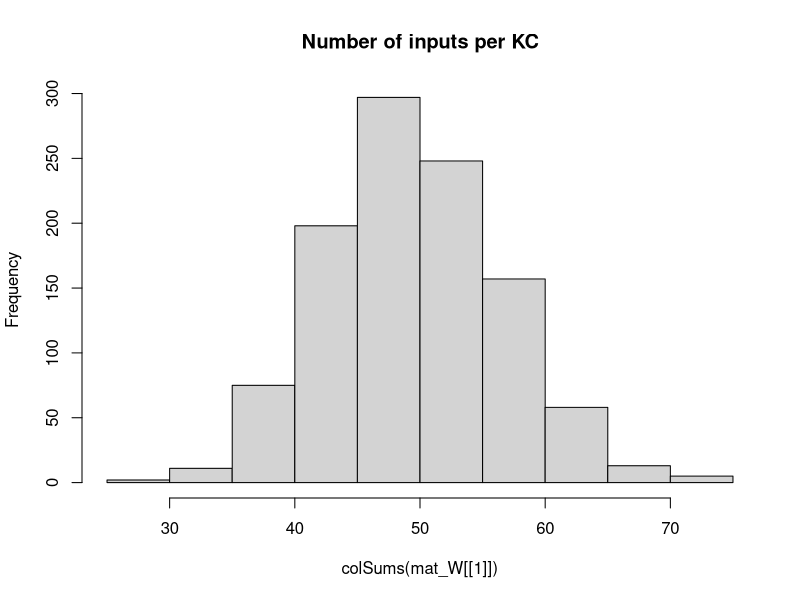

This chart was generated by the following R code: (Note: this script raises an error after producing the figure.)
## Development Code for Willsaw NN image recognition of zfish larva
## KL 2021
## I will implement a MB random kernel NN as in my Ant Navigation paper 
## This Files Trains the weights of  2 Layer Net : Random Expansion Feature Layer (Random Kernel Trick) -> Perceptron Output neuron 
## The connections in L1 Random Sparse Net are data independent, while L2 wights are trained via +ve larva head template samples to filter patterns that look like larva
## The input images are labeled as Fish and non fish according to the folder they are placed.
# Output is saved as pgm images which are then loaded by tracker software so as to implemend the simple classifier net implemended here 

library("pixmap")
library("yaml")

## TODO GIGURE OUT INIT That Works

## Initialiaze the random Weight vector of an L1 (KC) neuron  
init_random_W <- function(m, p){
  # Draw random Number N of Sampled Inputs From Binomial
  #n <- rbinom(1,length(m),p)
  ## Set N random synapses as inputs to KC
  #idx <- sample(1:length(m),n)
  m <- rnorm(NROW(m),0,sd=0.5) #runif(NROW(m))/(10*NROW(m)) ##Weak Synapses
  ## Likely Stronger Subset
  #m[idx] <- 1#/length(m) #runif(n)/(10*length(m)) #1/NROW(m)
  #print(length(m))
  return (m)
}


## Initialiaze the random Weight vector of an L1 (KC) neuron  
init_sparse_W <- function(m,p){
  # Draw random Number N of Sampled Inputs From Binomial
  n <- rbinom(1,length(m),p)
  ## Set N random synapses as inputs to KC
  idx <- sample(1:length(m),n)
  #m <- runif(NROW(m))/(1000000*NROW(m)) ##Weak Synapses
  ## Likely Stronger Subset
  m[idx] <- 1#/length(m) #runif(n)/(10*length(m)) #1/NROW(m)
  #print(length(m))
  return (m)
}


## Sigmoid//logistic Transfer Function
N_transfer <- function(activation)
{
  return (1/(1+exp(-activation)))
}


## Derivative Sigmoid/logistic Transfer Function
N_transfer_D <- function(activation)
{
  return (N_transfer(activation)*(1-N_transfer(activation)) )
}

## Neural Actvation for a layer with Weitgh Matrix W and Input matrix of col vectors -
#  vector of Biases B - This is to a matrix to operate overall all input activations over Inputs in order 
N_activation <- function(X,W,B)
{
  ## If more Than Half input units (based on Avg inputs) is active - then activate KC
  
  #  if ( sum(X) > KC_THRES )
  #    return (1)
  # else
  mat_B <- matrix(B,ncol=ncol(X),nrow=length(B) )
  ## Bias is just another W attached to a fixed Input 1
  return (W%*%X + mat_B)
}

## Copies A Smaller Matrix To the Middle of a larger one - (Pasting Image on larger canvas)
matrix_paste <- function(src,target)
{
  x_offset <- round((ncol(target)- ncol(src))/2 )
  y_offset <- round((nrow(target)- nrow(src))/2 )
  target[ (1+y_offset):(y_offset+nrow(src)),(1+x_offset):(x_offset+ncol(src))] <-src
  return(target)
}


sparse_binarize <- function(X,INPUT_SPARSENESS)
{
  ## Binarize Input Image / Set Sparsensess ##
  pxsparse = 1.0
  thres_bin = mean(X)
  max_iter = 100
  
  while (pxsparse > INPUT_SPARSENESS & max_iter > 0)
  {
    X_bin <-  as.numeric(X > thres_bin)
    pxsparse <- sum(as.numeric(X_bin[X_bin > 0]))/length(X_bin)
    thres_bin = thres_bin + 0.01;
    max_iter = max_iter + 1
  }
  
  
  ##message("Input Sparseness:",pxsparse)
  
  return(X_bin)
}




makeInputMatrix <- function(img_list,inmat_W)
{
  
  ## TRAIN /TEST ##
  img_list <- img_list[,1]
 
  
  
  ## Matrix Of  image Input Vectors  
  mat_X = matrix(0,nrow=ncol(inmat_W[[1]]),ncol=length(img_list) )
  fileidx <- 0
  for (in_img in img_list)
  {
    fileidx= fileidx + 1
    
    imgT <- read.pnm(as.character(in_img) )
    mat_img <- getChannels(imgT)*255  ##x255 Convert back to uint 8-bit
    X <- as.vector(mat_img)
    ### Add Fixed input 1 - To operate As Adjustable Bias for each input   
    ##X[length(X)] <- 1 # c(as.vector(mat_img),1)
    
    ##message(in_img," Input Dim:", dim(mat_img)[1],"x",dim(mat_img)[2],"=",dim(mat_img)[2]*dim(mat_img)[1])
    
    if (length(X) > n_top_px)
    {
      warning("input sample too big - skipping")
      next
    }
    
    ## If Loaded image is Smaller than INput - Then Resize (paste into) larger Matrix to fit
    if (length(X) < n_top_px)
    {
      ##message("input sample Smaller than Canvas - pasting")
      mat_t <- matrix(0,nrow=img_dim[1],ncol=img_dim[2])
      mat_img <- matrix_paste(mat_img,mat_t)
      ##message("Converted  Dim:", dim(mat_img)[1],"x",dim(mat_img)[2],"=",dim(mat_img)[2]*dim(mat_img)[1])
    }
    
    ##mypic = new("pixmapGrey", size=dim(mat_img),grey = mat_img);plot(mypic)
    ## Convert to Col Vector
    ##X <- sparse_binarize(as.vector(mat_img),INPUT_SPARSENESS)
    X <- as.vector(mat_img)
    
    dim(X) <- c(length(X),1) ## Make into Col Vector
    
    if (length(X) > n_top_px)
    {
      warning(in_img,"Image Too large. Skipping")
      next
    }
    
    stopifnot(length(mat_X[,fileidx]) ==length(X) ) 
    mat_X[,fileidx] <- X # Save In Vector to MAtrix
    
  }## Load All Input Vectors Into Matrix X
  
  return(mat_X)
} ##Make INput List



### EXPORT MAtrix to YAML for !!opencv-matrix##
matrixToYamlForOpenCV <- function(mat)
{
  ##!!opencv-matrix
  strHeader <- "!!opencv-matrix\n rows: %d\n cols: %d\n dt: f\n data:["
  ## Matrix Will Be saved Transposed Because Data serial Reading Order is by row in OpenCV while Here Serialization is By Column
  strHeader <- sprintf(strHeader,nrow(mat),ncol(mat))
  strData = ""
  lineWidth = 100#min(100,length(mat))
  
  ## COMMENTED OUT AS SUDDENLY as.yaml started adding new Lines in data automatically - The following routine does this manually
  # ##Long Strings Need to be broken by New Lines otherwise OPENCV FIle Storage FAils
  # if (length(mat) > lineWidth){
  #   fcon<- tempfile("matrixYaml")
  #   
  #   ## Need to export To TEMP file as string Concat Is too SLOW
  #   for (i in seq(1,length(mat),lineWidth) ){
  #     write(mat[i:min(i+lineWidth-1,length(mat)-1)], file = fcon,ncolumns = 100, append = TRUE, sep = ", ")
  #     ##cat(",",file = fcon, append = TRUE,fill=FALSE)
  #     #strData = paste0(strData, toString(mat[i:min(i+lineWidth,length(mat))],"\n",width=0))
  #   }
  #   ## Join  All Lines Back INto One String - With Newlines and Commas and Intendation
  #   #strData = noquote()
  #   strData = noquote(paste0(
  #                     readLines(con = fcon, n = -1L, ok = TRUE, warn = TRUE, skipNul = FALSE, encoding = "UTF-8"),
  #                            collapse=",\n         ")) ##
  #   #class(strData) <- "verbatim"
  # }else
    
  ## Need to TransposeBecause Data serial Reading Order is by row in OpenCV while Here Serialization is By Column
  strData = toString(t(mat))
  
  
  strRet=  noquote(paste0(strHeader,strData,"]")) 
  
  
  ##Character vectors that have a class of ‘verbatim’ will not be quoted in the output YAML 
  class(strRet) <- "verbatim"
  ##class(strRet) <- "verbatim"
  #write(strRet,file = fcon)  
  return(noquote(strRet) )
}




## Process 2 Layer Network - Return Last Node Output produced for each input image
## Note : Input Layer Is Simplified - No activation function needed or Bias - Input image intentities are taken as activations
## Target_output is vector of desired output for each output Neuron these I chose to be L2_1=1 (Fish) L2_2=1 (Non Fish)
net_proc_images_batch <- function(mat_X,inmat_W,inLayer_Bias,mat_Y,learningRate = 0.0)  
{
  
  L_X     <- list() ## Output Of Layer k
  L_A     <- list() ## Activation of  Layer k
  L_delta <- list()  ## Delta is the "cost attributable to (the value of) that node". 
  L2_out <- list()
  
  outError = 0 #'Mean Sq Error Of File Batch'

    ##Input Layer Is Simplified - No activation function needed or Bias - Input image intentities are taken as activations
    ## Due to R hell with numbers ecoming Factors I need to do this tricl
    
    ##Target_output <- mat_Y[fileidx,] 
     
    ## Forward Propagation ##
    ##mat_X[1,] = 1 ## Add COnst Input so W_i operates as a Bias IxW 
   ##  matrix of output Col vectors correspond to output
    for (l in 1:(N_Layers+1) )
    {
      if (l == 1) ## 1st Layer is INput 
      {
        ##Activation 
        L_A[[1]] <- mat_X
        L_X[[1]] <- mat_X##N_transfer(X-0.5)
        
      }else
      {
        #L_X[[l-1]][1,] = 1 ##No Need - Removed for TEST/ Add COnst Input so W_i operates as a Bias IxW
        L_A[[l]] <- N_activation(L_X[[l-1]], inmat_W[[l-1]], inLayer_Bias[[l-1]] )
        L_X[[l]] <- N_transfer( L_A[[l]])
      }
    }
    MSQError =  sum(((mat_Y) - L_X[[N_Layers+1]] )^2)/ ncol(mat_X)

    ## Note Indexes L_X and mat/biases are off by one because LX_1 is considerened an input layer, while neural layer is l=2
    ## Back Propagation ##
    for (l in (N_Layers):1 )
    {
      ##On Output Layer
      if (l == (N_Layers))
      {
        ## Element Wise Product (hadamart Product)
        L_delta[[l]] <- ( N_transfer_D( L_X[[l+1]] )   * (L_X[[l+1]] - mat_Y)) ##*N_transfer_D(L_X[[l]])
      }else{
        #L_delta[[l]] <- L_delta[[l+1]] %*% t(mat_W[[l]])*N_transfer_D(L_X[[l]])
        L_delta[[l]] <-   t(t(L_delta[[l+1]]) %*%(inmat_W[[l+1]])*t(N_transfer_D( L_X[[l+1]] )))    ## %*% t(N_transfer_D(L_X[[l-1]]) )
      }
      
      dE <- (L_delta[[l]])%*%t(L_A[[l]])  
      dW <- learningRate*dE 
      ##Add average change over batch samples
      inmat_W[[l]] <- inmat_W[[l]] -  dW ##length(img_list)

      ## Error Non-Conform
      inLayer_Bias[[l]] <- inLayer_Bias[[l]] - rowSums( learningRate*(L_delta[[l]]) )  
      ##if (l==1)
      ##  hist(dW)
    }
    
    #hist(Layer_Bias[[1]])
    #if (fileidx %% 10 == 0)  
    #  hist(inmat_W[[1]], main="After")
    
    
    ## Forward Propagation ## 
    # L1 <- N_transfer(N_activation(mat_X, inmat_W[[1]],inmat_B[[1]]  ) ) ## v_Layer_Bias[i] matrix(rep(,nrow(mat_X)),nrow=nrow(mat_X) )  
    # ## L2 matrix of output Col vectors correspond 
    # L2 <-  N_transfer(N_activation(L1,inmat_W[[2]] ,  inmat_B[[2]] )  )  
    # 
    # MSQError =  sum(((mat_Y) - L2 )^2)/ ncol(mat_X)
    # 
    ## Forward Propagation ##
    ##  matrix of output Col vectors correspond to output
    for (l in 1:(N_Layers+1) )
    {
      if (l == 1) ## 1st Layer is INput 
      {
        ##Activation 
        L_A[[1]] <- mat_X
        L_X[[1]] <- mat_X##N_transfer(X-0.5)
        
      }else
      {
        L_A[[l]] <- N_activation(L_X[[l-1]], inmat_W[[l-1]], inLayer_Bias[[l-1]] )
        L_X[[l]] <- N_transfer( L_A[[l]])
      }
    }
    MSQError =  sum(((mat_Y) - L_X[[N_Layers+1]] )^2)/ ncol(mat_X)
    
    
    
    
    ##message("Recognition Output for Img ",in_img," is F:",L_X[[3]][1]," non-F:",L_X[[3]][2]," Active KC:",L2_out[[fileidx]]$KC_active/N_KC )
    #dim(X) = img_dim##dim(mat_img)
    
    
    #image(X_bin)
    #title(main = paste(in_img,strRes," R:",L2_Neurons_out[1]-L2_Neurons_out[2]), font.main = 4)
  
  
  lout <- list(X=mat_X,
               W=inmat_W,
               B=inLayer_Bias,
               output= L_X[[N_Layers+1]],
               outputActivation= L_A[[N_Layers+1]],
               Target=mat_Y,
               #out=data.frame( do.call(rbind,L2_out ) ),
               MSQError=MSQError )
  
  #MSQError =  sum(((mat_Y) - L2)^2)/nrow(mat_X)
  
  return(lout  )
}



img_dim <- c(38,28)
N_Layers <- 2

n_top_px <- img_dim[2]*img_dim[1]
N_KC = n_top_px*5 ## Number of Kenyon Cells (Input layer High Dim Coding)
N_SYN_per_KC <- 10# n_top_px/500 ## Number of pic Features each KC neuron Codes for
#KC_THRES <- N_SYN_per_KC*0.25 ## Number of INput that need to be active for KC to fire/Activate
v_Layer_N <- c(n_top_px, N_KC, 2)
v_Layer_N3 <- c(n_top_px, N_KC,100, 2)

#v_Layer_CON <- c(N_SYN_per_KC/n_top_px,)
Layer_Bias <- list() ## Number of INput that need to be active for Neuron to fire/Activate
INPUT_SPARSENESS = 0.25

mat_W <<- list() # List Of Weight Matrices

## Make Sparse Random Synaptic Weight matrix Selecting Inputs for each KC
for (k in 1:N_Layers)
{
  mat_W[[k]] <- matrix(0,ncol=v_Layer_N[k],nrow=v_Layer_N[k+1])
  ## Init Random
  if (k==1)
    mat_W[[k]] <- t(apply(mat_W[[k]],1,init_sparse_W,N_SYN_per_KC/n_top_px)) ##
  else
    mat_W[[k]] <- t(apply(mat_W[[k]],1,init_random_W,0)) ##
  
  Layer_Bias[[k]] <- matrix(1,ncol=1,nrow=v_Layer_N[k+1] )  #rep(1,) ## Initialiaze Neural Biases
}

#hist(mat_W[[3]])
hist(colSums(mat_W[[1]]),main="Number of inputs per KC")

##Layer 2 (Output Perceptron)
#L2_Neurons <<- 2

### RUN BATCH TRAINING ###
## Apply Input Image ##
## list training files 
setwd("/home/kostasl/workspace/zebrafishtrack/Rplots")
sPathTrainingSamples="../img/trainset/fish"
sPathTrainingNonSamples="../img/trainset/nonfish/"
sPathTestingSamplesFish="../img/fish/"
sPathTestingSamplesNonFish="../img/nonfish/"


img_list_train_fish =  cbind(files=list.files(path=sPathTrainingSamples,pattern="*pgm",full.names = T),F=1,NF=0) 
img_list_test_fish = cbind(files=list.files(path=sPathTestingSamplesFish,pattern="*pgm",full.names = T),F=1,NF=0)
img_list_train_nonfish =   cbind(files=list.files(path=sPathTrainingNonSamples,pattern="*pgm",full.names = T),F=0,NF=1)
img_list_test_nonfish =  cbind(files=list.files(path=sPathTestingSamplesNonFish,pattern="*pgm",full.names = T),F=0,NF=1)

## A Small Sample set for Testing the Algorithm Discrimiation between X and 1 
img_list_train_ones <-  cbind(files=list.files(path="../img/trainset/ones/",pattern="*pgm",full.names = T),F=1,NF=0)
img_list_train_X <-  cbind(files=list.files(path="../img/trainset/X/",pattern="*pgm",full.names = T),F=0,NF=1)

img_list_debug_f <-  cbind(files=list.files(path="../img/debug/fish/",pattern="*pgm",full.names = T),F=1,NF=0)
img_list_debug_nf <-  cbind(files=list.files(path="../img/debug/nonfish/",pattern="*pgm",full.names = T),F=0,NF=1)


img_list_all <- rbind.data.frame(img_list_train_fish,img_list_test_fish,img_list_train_nonfish,img_list_test_nonfish,stringsAsFactors = FALSE) #
#img_list_train <- rbind.data.frame(img_list_train_fish,img_list_test_fish,img_list_train_nonfish,img_list_train_nonfish,stringsAsFactors = FALSE)
#img_list_test=  list.files(path=sPathTestingSamples,pattern="*pgm",full.names = T) Samples ##


img_list_train <- rbind.data.frame(img_list_train_fish,img_list_test_fish,
                                   img_list_test_nonfish,img_list_train_nonfish,
                                   stringsAsFactors = FALSE)
#img_list_train <- rbind.data.frame(img_list_train_ones,img_list_train_X)
#img_list_all <- rbind.data.frame(img_list_train_fish,stringsAsFactors = FALSE)

##img_list_train <-  rbind.data.frame(img_list_debug_f,img_list_debug_nf)

batchSize = 15 # Number of Training IMages for Each Leanring Episode (which will define error graident )
Nbatches = 1000
trainingN = 5 ##Training Cycles For Each Batch



lFitError <- list()
dfitRecord <- data.frame()

vTrainingError <- vector()
## Subset INput LIst Into Batches
rIdx = 1

for (b in 1:Nbatches)
{
  ##Make Matrix -For All net inputs
  img_list_suffled <- img_list_train[sample(1:nrow(img_list_train)),]
  ##Select Subset Batch
  img_list_suffled <- head(img_list_suffled,batchSize)
  
  mat_X <- makeInputMatrix(img_list_suffled,mat_W)
  
  label_list <-cbind.data.frame(F=(img_list_suffled[,2]),NF=(img_list_suffled[,3]) )##Target output/labels
  mat_Y <- t(apply(as.matrix(label_list),2,strtoi))  

  
  for (i in 1:trainingN)
  {  
    
    dLearningRate    <- 0.0001
    
    # TRAIN On Fish 
    dnetout <- net_proc_images_batch(mat_X, mat_W, Layer_Bias, mat_Y, dLearningRate )
    mat_W   <<- dnetout$W
    mat_B   <<- dnetout$B

    #message(fileidx,". MSQERR:",MSQError,"  ", L2_out[[fileidx]]$L2_F, "-", L2_out[[fileidx]]$L2_NF, " ERR: ", L2_out[[fileidx]]$Err ," ",in_img)
    message(rIdx,". MSQERR:",dnetout$MSQError,"  ")
    
        
    vTrainingError[rIdx] = dnetout$MSQError  #plot(unlist(dnetout$out$MSERR),main=paste(i,"Mean SQ Err"))
    rIdx = rIdx +1
    
    plot(vTrainingError) #ylim=c(0,1)xlim=c(0,trainingN*Nbatches)
    
  }## Repeated Training On Batch 

} ## Different Batch Suffles  




plot(c) #ylim=c(0,1)





### Calcl Final Performance 

##Select Subset Batch
img_list_suffled <- img_list_all[sample(1:nrow(img_list_all),50 ),]#rbind.data.frame(img_list_debug_f,img_list_debug_nf) img_list_train_nonfish#img_list_all[sample(1:nrow(img_list_all),50 ),] #img_list_test_nonfish #img_list_test_nonfish # 
mat_X <- makeInputMatrix(img_list_suffled,mat_W)
label_list <-cbind.data.frame(F=(img_list_suffled[,2]),NF=(img_list_suffled[,3]) )##Target output/labels
mat_Y <- t(apply(as.matrix(label_list),2,strtoi))
# 
# ## TODO : Move this in Funct - Use One MAtrix For Net -Matrix Of Biases
# mat_B <- list()
# for (k in 1:N_Layers)
#   mat_B[[k]] <- matrix(Layer_Bias[[k]],ncol=ncol(mat_X),nrow=length(Layer_Bias[[k]]) )


dLearningRate    <- 0.0
# TRAIN On Fish 
dnetoutV <- net_proc_images_batch(mat_X, mat_W, Layer_Bias, mat_Y, dLearningRate )
            
message("Final MSQERR:",dnetoutV$MSQError)

  
hist(dnetout$Target - N_transfer( dnetout$output) )

hist(dnetout$W[[1]],main="After")




## FOR EXPORT TO YAML

fishNet <- list(LW1=dnetout$W[[1]],
                LW2=dnetout$W[[2]],
                LB1=dnetout$B[[1]],
                LB2=dnetout$B[[2]] 
)

#attr(fishNet$LW1, "tag") <- "!!opencv-matrix" ##Adding tags Also Change The Header to Verbatim, which does not work in OPENCV
attr(fishNet$LW2, "tag") <- "!!opencv-matrix"
attr(fishNet$LB1, "tag") <- "!!opencv-matrix"
attr(fishNet$LB2, "tag") <- "!!opencv-matrix"



#fishNet <- list(LW1=Layer_Bias[[2]]
#)
## EXPORT TO YAML FOR OPENCV - Custom/hacked exporter routine specific to OPENCV
  filename <- "fishNet.yml"
  con <- file(filename, "w")
  message("Exporting to YAML-Wait for it , this may take a while...")
  write("%YAML:1.0",con) ##Header Is necessary For OPENCV 
  ## Indentation Needs to be 3
  str_yaml<- noquote(as.yaml(fishNet, handlers=list(matrix=matrixToYamlForOpenCV), line.sep="\n",indent=3,unicode=F))
  #  CLEAN UP String FRom Escape Chars
  ## the Var Type tag !!opencv-matrix needs to be on same line as vairable Name - For OpenCV file store - FIX
  str_yaml <- gsub("\n  !!opencv-matrix","!!opencv-matrix",str_yaml,fixed = T)
  str_yaml <- gsub("\\n","\n",str_yaml,fixed = T)## Remove Escaped NewLines
  str_yaml <- gsub("\"","",str_yaml,fixed = T)#Remove Quates

  write(noquote(str_yaml),con,append=TRUE) ##Header Is necessary For OPENCV 
  close(con)




############## 


## Process 2 Layer Network - Return Last Node Output produced for each input image
## Note : Input Layer Is Simplified - No activation function needed or Bias - Input image intentities are taken as activations
## Target_output is vector of desired output for each output Neuron these I chose to be L2_1=1 (Fish) L2_2=1 (Non Fish)
net_proc_images <- function(input_list,inmat_W,inLayer_Bias,learningRate = 0.0)  
{
  
  L_X     <- list() ## Output Of Layer k
  L_A     <- list() ## Activation of  Layer k
  L_delta <- list()  ## Delta is the "cost attributable to (the value of) that node". 
  L2_out <- list()
  
  Target_output = c(1,0)  
  fileidx <- 0
  outError = 0 #'Mean Sq Error Of File Batch'
  ## TRAIN /TEST ##
  img_list <- input_list[,1]
  label_list <-cbind.data.frame(F=(input_list[,2]),NF=(input_list[,3]) )##Target output/labels
  
  ## Matrix Of  image Input Vectors  
  mat_X = matrix(0,nrow=ncol(inmat_W[[1]]),ncol=length(img_list) )
  
  for (in_img in img_list)
  {
    fileidx= fileidx + 1
    
    imgT <- read.pnm(as.character(in_img) )
    mat_img <- getChannels(imgT)
    X <- as.vector(mat_img)
    ### Add Fixed input 1 - To operate As Adjustable Bias for each input   
    ##X[length(X)] <- 1 # c(as.vector(mat_img),1)
    
    ##message(in_img," Input Dim:", dim(mat_img)[1],"x",dim(mat_img)[2],"=",dim(mat_img)[2]*dim(mat_img)[1])
    
    if (length(X) > n_top_px)
    {
      warning("input sample too big - skipping")
      next
    }
    
    ## If Loaded image is Smaller than INput - Then Resize (paste into) larger Matrix to fit
    if (length(X) < n_top_px)
    {
      ##message("input sample Smaller than Canvas - pasting")
      mat_t <- matrix(0,nrow=img_dim[1],ncol=img_dim[2])
      mat_img <- matrix_paste(mat_img,mat_t)
      ##message("Converted  Dim:", dim(mat_img)[1],"x",dim(mat_img)[2],"=",dim(mat_img)[2]*dim(mat_img)[1])
    }
    
    ##mypic = new("pixmapGrey", size=dim(mat_img),grey = mat_img);plot(mypic)
    ## Convert to Col Vector
    X <- sparse_binarize(as.vector(mat_img),INPUT_SPARSENESS)
    
    
    dim(X) <- c(length(X),1) ## Make into Col Vector
    
    if (length(X) > n_top_px)
    {
      warning(in_img,"Image Too large. Skipping")
      next
    }
    
    stopifnot(length(mat_X[,fileidx]) ==length(X) ) 
    mat_X[,fileidx] <- X # Save In Vector to MAtrix
    
    
    ##Input Layer Is Simplified - No activation function needed or Bias - Input image intentities are taken as activations
    ##Activation 
    L_A[[1]] <- X
    L_X[[1]] <- X##N_transfer(X-0.5)
    ## Due to R hell with numbers ecoming Factors I need to do this tricl
    mat_Y <- apply(as.matrix(label_list),2,strtoi)
    
    Target_output <-mat_Y[fileidx,] 
    ### 
    
    ## Forward Propagation ## 
    for (i in 2:(N_Layers+1) )
    {
      L_A[[i]] <- N_activation(L_X[[i-1]], inmat_W[[i-1]], inLayer_Bias[[i-1]]) ## v_Layer_Bias[i]  
      L_X[[i]] <- N_transfer(L_A[[i]])
    }
    
    outError = outError + sum( ( Target_output - L_X[[i]] ) )
    
    #hist(mat_W[[l-1]],main="before")
    ## Note Indexes L_X and mat/biases are off by one because LX_1 is considerened an input layer, while neural layer is l=2
    ## Back Propagation ##
    for (l in (N_Layers):1 )
    {
      ##On Output Layer
      if (l == (N_Layers))
      {
        ## Element Wise Product (hadamart Product)
        L_delta[[l]] <- ((N_transfer_D(L_X[[l+1]])) * (L_X[[l+1]] - Target_output)) ##*N_transfer_D(L_X[[l]])
      }else{
        #L_delta[[l]] <- L_delta[[l+1]] %*% t(mat_W[[l]])*N_transfer_D(L_X[[l]])
        L_delta[[l]] <-   t(t(L_delta[[l+1]]) %*%(inmat_W[[l+1]])*t(N_transfer_D( L_X[[l+1]] )))    ## %*% t(N_transfer_D(L_X[[l-1]]) )
        
      }
      
      dE <- (L_delta[[l]])%*%t(L_A[[l]])  
      dW <- learningRate*dE 
      ##Add average change over batch samples
      inmat_W[[l]] <- inmat_W[[l]] -  dW ##length(img_list)
      inLayer_Bias[[l]] <- inLayer_Bias[[l]] - learningRate*(L_delta[[l]])  
    }
    
    #hist(Layer_Bias[[1]])
    if (fileidx %% 10 == 0)
      hist(inmat_W[[1]], main="After")
    
    #hist( KC_out_act[1,])
    ## Calc Layer 1 output based on Activation Threshold Funciton for Units
    #KC_output <- apply(KC_out_act, 2, N_transfer)
    #dim(KC_output) <-c(1,length(KC_output)) ## Make into Row Vector
    
    ## Learn Positive Samples - Simple Perceptron Learning Rule - Over an augmented input X which is projected To High dim via sparse random matrix in L1##
    ## Take Active L1 outputs And Set L2 Input synapses of Output Neuron to High
    # Continuous output /
    #L2_Neurons_out <<- (as.numeric(( KC_output %*%  W_L2)/N_KC))
    # Weight Gradient -
    #DW <- t(KC_output)%*% (Target_output - L2_Neurons_out)/2
    #W_L2 <<-  W_L2 + learningRate*DW ## Update Weight Vector 
    
    
    ##W_L2[W_L2 < 1] <<- 1 ##Cap To Limit Values - Saturation Of Synapses
    ##W_L2[,outNeuronIdx][W_L2< -1] <<- -1
    
    #stopifnot(ncol(KC_output) == nrow(W_L2))
    ## Calc Output Neuron - Perceptron 
    ## FWD PROP CAlc MSQE - Fwd Propagate Entire Input Matrix 
    
    
    ## Forward Propagation ## 
    L1 <- N_transfer(N_activation(mat_X, inmat_W[[1]], matrix(inLayer_Bias[[1]],ncol=ncol(mat_X),nrow=length(inLayer_Bias[[1]])) ) ) ## v_Layer_Bias[i] matrix(rep(,nrow(mat_X)),nrow=nrow(mat_X) )  
    ## L2 matrix of output Col vectors correspond 
    L2 <-  N_transfer(N_activation(L1,inmat_W[[2]] , matrix(inLayer_Bias[[2]],ncol=ncol(mat_X),nrow=length(inLayer_Bias[[2]])) )  )  
    
    MSQError =  sum((t(mat_Y) - L2 )^2)/ ncol(mat_X)
    
    
    L2_out[[fileidx]] <- list(Err=0.5*sum((Target_output - L2[,fileidx])^2),
                              MSERR=MSQError,
                              L2_F=L2[1,fileidx],
                              L2_NF=L2[2,fileidx],
                              KC_active = sum(L1[fileidx,][L1[fileidx,]>0.5]),
                              KC_total = length(L1[fileidx,]),
                              # input_sparse= pxsparse,
                              file=in_img
    )
    
    
    
    message(fileidx,". MSQERR:",MSQError,"  ", L2_out[[fileidx]]$L2_F, "-", L2_out[[fileidx]]$L2_NF, " ERR: ", L2_out[[fileidx]]$Err ," ",in_img)
    
    ##message("Recognition Output for Img ",in_img," is F:",L_X[[3]][1]," non-F:",L_X[[3]][2]," Active KC:",L2_out[[fileidx]]$KC_active/N_KC )
    dim(X) = dim(mat_img)
    
    
    #image(X_bin)
    #title(main = paste(in_img,strRes," R:",L2_Neurons_out[1]-L2_Neurons_out[2]), font.main = 4)
  }
  
  lout <- list(X=mat_X,
               W=inmat_W,
               B=inLayer_Bias,
               out=data.frame( do.call(rbind,L2_out ) ))
  
  MSQError =  sum((t(mat_Y) - L2)^2)/nrow(mat_X)
  
  return(lout  )
}



#}

#       ##Test 
#   dnetout_tfish <- net_proc_images(img_list_test_fish,0.3, c(1,0))
#   #hist(unlist(dnetout_fish$L2_F),breaks=10,main="Class Fish Responses to F+ samples" )
#   ##L1 threshold set too high - patterns do not propagate
#   stopifnot(sum(unlist(dnetout_tfish$KC_active)) > 1)
#     
#   SqError_FisF <- sum((1 -unlist(dnetout_tfish$L2_F))^2)/nrow(dnetout_tfish)
#   SqError_FisNotNF <- sum((-1 -unlist(dnetout_tfish$L2_NF))^2)/nrow(dnetout_tfish)
#   
#   message("Sq. Error: F+:",SqError_FisF," F-:",SqError_FisNotNF)
#   
#   dnetout_tnotfish <- net_proc_images(img_list_test_nonfish,dLearningRate,c(0,1))
#   ##hist(unlist(dnetout_notfish$L2_NF),breaks=10,main="Class Not Fish Responses to F- samples" )
#   
#   SqError_NFisNotF <- sum((-1 -unlist(dnetout_tnotfish$L2_F))^2)/nrow(dnetout_tnotfish)
#   SqError_NFisNF <- sum((1 -unlist(dnetout_tnotfish$L2_NF))^2)/nrow(dnetout_tnotfish)
#   
#   #message("Sq. Error: F+:",SqError_NFisNotF," F-:",SqError_NFisNF)
# 
#   
#   SqClassError = sum(SqError_FisF,SqError_FisNotNF,SqError_NFisNotF,SqError_NFisNF)   
#   lFitError[[i]] = list(S_error=SqClassError,FishisFish=SqError_FisF,FishNotFish=SqError_FisNotNF,
#                         NotFishIsFish=SqError_NFisNotF,
#                         NotFishIsNotFish=SqError_NFisNF)
#   
#   dfitRecord <<- data.frame( do.call(rbind,lFitError ) )
#   plot(unlist(dfitRecord$S_error),xlim=c(1,100) ,xlab="Fit Error",ylim=c(0,2))
# 
# 
# ## Test Fish
# dnetout_testfish <- net_proc_images(img_list_test_fish,0,c(-1,1))
# ##hist(unlist(dnetout_notfish$L2_NF),breaks=10,main="Class Not Fish Responses to F- samples" )
# dnetout_testnonfish <- net_proc_images(img_list_test_nonfish,0,c(-1,1))
# 
# 
# SqError_NFisNotF <- sum((-1 -unlist(dnetout_testfish$L2_F))^2)/nrow(dnetout_testfish)
# SqError_NFisNF <- sum((1 -unlist(dnetout_testfish$L2_NF))^2)/nrow(dnetout_testfish)
# 
# 
# 
# 
# plot(unlist(dfitRecord$S_error),xlim=c(1,100) ,xlab="Fit Error",ylim=c(00,800))
# 
# plot(unlist(dfitRecord$FishisFish) )
# plot(unlist(dfitRecord$FishNotFish) )
# plot(unlist(dfitRecord$NotFishIsFish) )
# plot(unlist(dfitRecord$NotFishIsNotFish) )
# 
# 
# 
# ## Test Responses ## 
# dnetout_test <- net_proc_images(img_list_test,0.0,c(0,0))
# dnetout_test_nonfish <- net_proc_images(img_list_train_nonfish,0.0,c(-1,1))
# 
# 
# 
# colSums(W_L2)
# 
# l_out_n <- net_proc_images(img_list_train_nonfish,-dLearningRate/5,1)
# colSums(W_L2)
# 
# colSums(W_L2)
# 
# 
#  ## Save KC Matrix As Image (To Be loaded by Tracker)
#  ## Save Trained Weights As Image (To load by Tracker)
#  KC_sparse_pic <- pixmapGrey(mat_W[[1]], nrow=dim(mat_W[[1]])[1],ncol=dim(mat_W[[1]])[2])
#  plot(KC_sparse_pic)
#  write.pnm(KC_sparse_pic,file="L1_W_SparseNet.pgm")
# # 
# # ## Shift Values
#  L_W2 <- (mat_W[[2]])+1.0
#  L_W2 <- apply(L_W2,2,rev)
#  Lout_pic <- pixmapGrey(L_W2, nrow=dim(mat_W[[2]])[1],ncol=dim(mat_W[[2]])[2],cellres=1)
#  plot(Lout_pic)
#  write.pnm(Lout_pic,file="L2_W_SparseNet.pgm")
# 
#  Lout_pic <- pixmapGrey(Layer_Bias[[1]], nrow=dim(Layer_Bias[[1]])[1],ncol=dim(Layer_Bias[[1]])[2],cellres=1)
#  plot(Lout_pic)
#  write.pnm(Lout_pic,file="L1_B_SparseNet.pgm")
#  
#  
#  Lout_pic <- pixmapGrey(Layer_Bias[[2]],  nrow=dim(Layer_Bias[[2]])[1],ncol=dim(Layer_Bias[[2]])[2],cellres=1)
#  plot(Lout_pic)
#  write.pnm(Lout_pic,file="L2_B_SparseNet.pgm")
#  #
#  # 
# # 
# ## Load Matrix And Test
# imgT <- read.pnm(file="L1_W_SparseNet.pgm")
# mat_WL1 <- getChannels(imgT)
# 
# imgT <- read.pnm(file="L2_W_SparseNet.pgm")
# mat_WL2 <- getChannels(imgT)-1.0 ##Reverse Order

# 
# hist(W_L2)
# 
# cc <- getChannels(Lout_pic)
# plot(pic_outL)
